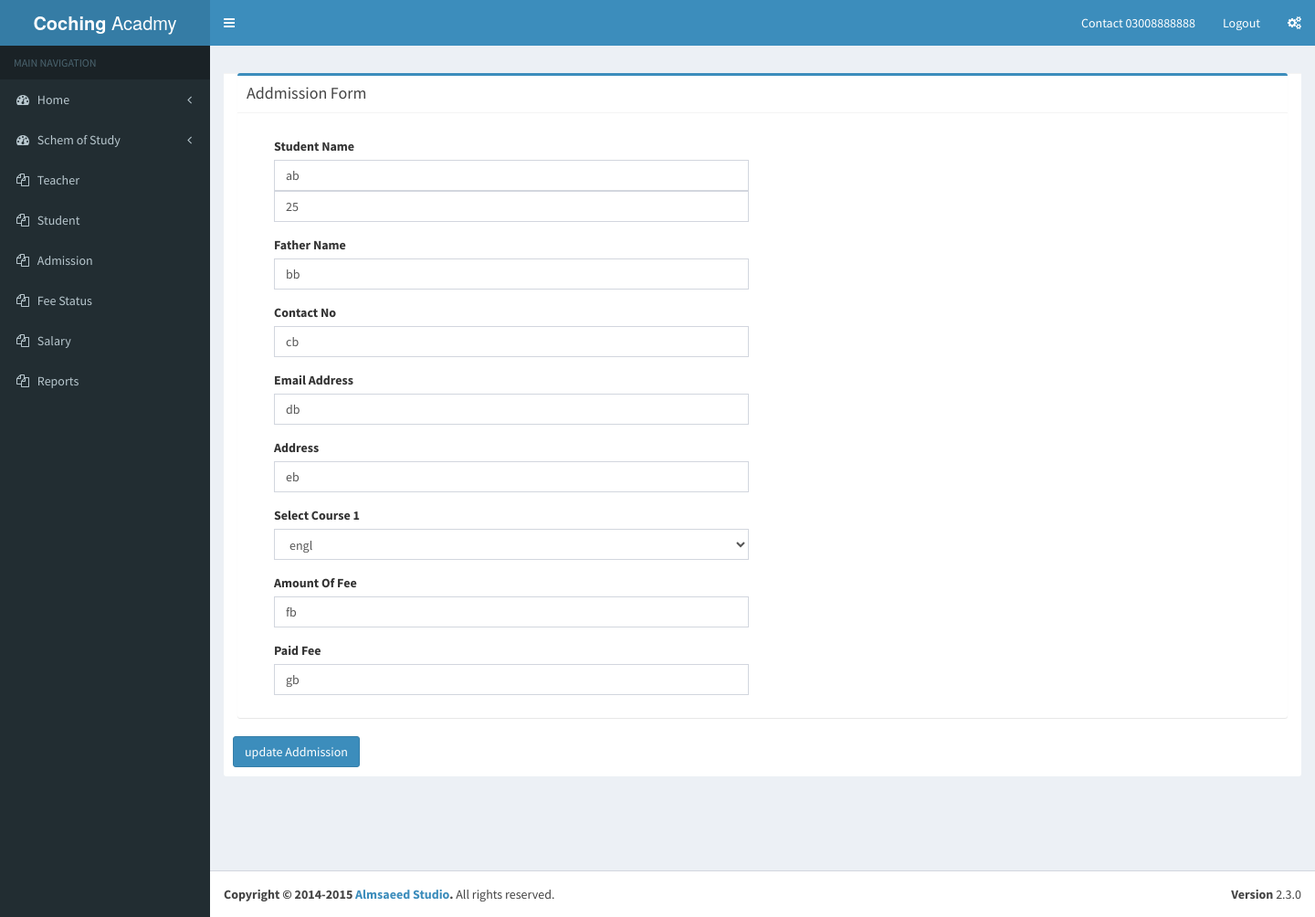
The page /admission_edit.php?id=25 on the database its author committed.
### tables this page shows
CREATE TABLE `admission` (
  `s.no` int(255) NOT NULL,
  `student_name` varchar(255) NOT NULL,
  `father_name` varchar(255) NOT NULL,
  `contact_no` varchar(255) NOT NULL,
  `email` varchar(255) NOT NULL,
  `address` varchar(255) NOT NULL,
  `course` varchar(255) NOT NULL,
  `amount` varchar(255) NOT NULL,
  `paid` varchar(255) NOT NULL
);

CREATE TABLE `course` (
  `course_id` int(255) NOT NULL,
  `student_id` int(255) NOT NULL,
  `course_name` varchar(255) NOT NULL,
  `course_timing` varchar(255) NOT NULL,
  `course_fee` varchar(255) NOT NULL
);

### admission_edit.php (the view, shortened to what this page needs)
<?php
include 'include/conn.php';
include 'include/header.php';
include 'include/leftsidebar.php';
$id = $_GET['id'];
 $sql = "SELECT * FROM `admission` WHERE `s.no` = $id";
 $stmt = $conn->prepare($sql);
 $stmt->execute();
 $result = $stmt->fetchAll();
 $result = $result[0];
 $sql = "SELECT * FROM `course`";
 $stmt = $conn->prepare($sql);
 $stmt->execute();
 $result_c = $stmt->fetchAll();
?>
    <div class="content-wrapper">
        <section class="content">
        <section class="content">
          <div class="row">
            <div class="col-md-12">
              <div class="box box-primary">
                <div class="box-header with-border">
                  <h3 class="box-title">Addmission Form</h3>
                </div>
                <form role="form" method="post">
                  <div class="box-body">
                    <div class="form-group col-md-12">
              <div class="col-md-6"></div>
                    </div>
                    <div class="form-group col-md-12">
                    <div class="col-md-6">  <label for="exampleInputPassword1">Student Name</label>
			<input type="text" name="student_name" class="form-control" value="<?= $result['student_name'] ?>">
			<input type="text" name="id" class="form-control" value="<?= $id?>">
                      </div>
                   <div class="col-md-6"></div>
                   </div>
                    <div class="form-group col-md-12">
                      <div class="col-md-6"><label for="exampleInputPassword1">Father Name</label>
                      <input type="text" name="father_name" class="form-control" value="<?= $result['father_name'] ?>">
                    </div>
                    <div class="col-md-6"></div>
                    </div>
                     <div class="form-group col-md-12">
                      <div class="col-md-6"><label for="exampleInputPassword1">Contact No</label>
                      <input type="text" name="contact_no" class="form-control" value="<?= $result['contact_no'] ?>">
                    </div></div>
                    	 <div class="form-group col-md-12">
                      <div class="col-md-6"><label for="exampleInputPassword1">Email Address</label>
                      <input type="text" name="email_adress" class="form-control" value="<?= $result['email'] ?>">
                    </div></div>
                   		 <div class="form-group col-md-12">
                      <div class="col-md-6"><label for="exampleInputPassword1">Address</label>
                      <input type="text" name="address" class="form-control" value="<?= $result['address'] ?>">
                    </div></div>
					<div class="form-group col-md-12">
                     <div class="col-md-6"> <label>Select Course 1</label>
                         <select class="form-control" name="annual_expense">
                        <?php foreach ( $result_c as $value ) : ?>
                            <option  <?= ($value['course_id'] == $result['course'] ) ? 'selected="selected"' : '' ;?> value="<?=$value['course_id']?>"><?=$value['course_name']?></option>
                        <?php endforeach; ?>
                      </select>
                    </div>
                    </div>
		    <div class="form-group col-md-12">
		    <div class="col-md-6"><label for="exampleInputPassword1">Amount Of Fee</label>
                      <input type="text" name="amount_fee" class="form-control" value="<?= $result['amount'] ?>">
		    </div>
		    </div>
					<div class="form-group col-md-12">
                      <div class="col-md-6"><label for="exampleInputPassword1">Paid Fee</label>
                      <input type="text" name="paid_fee" class="form-control" value="<?= $result['paid'] ?>">
                    </div></div>
                    </div>
                    </div>
					</div>
                  <div class="box-footer">
                    <button type="submit" name="submit" class="btn btn-primary">update Addmission</button>
                  </div>
			   </div>
			  </div>
		</div>
<?php include 'include/footer.php';?>

### rows shown on the page
admission: student_name "ab", father_name "bb", contact_no "cb", email_adress "db", address "eb", annual_expense "engl", amount_fee "fb", paid_fee "gb"
